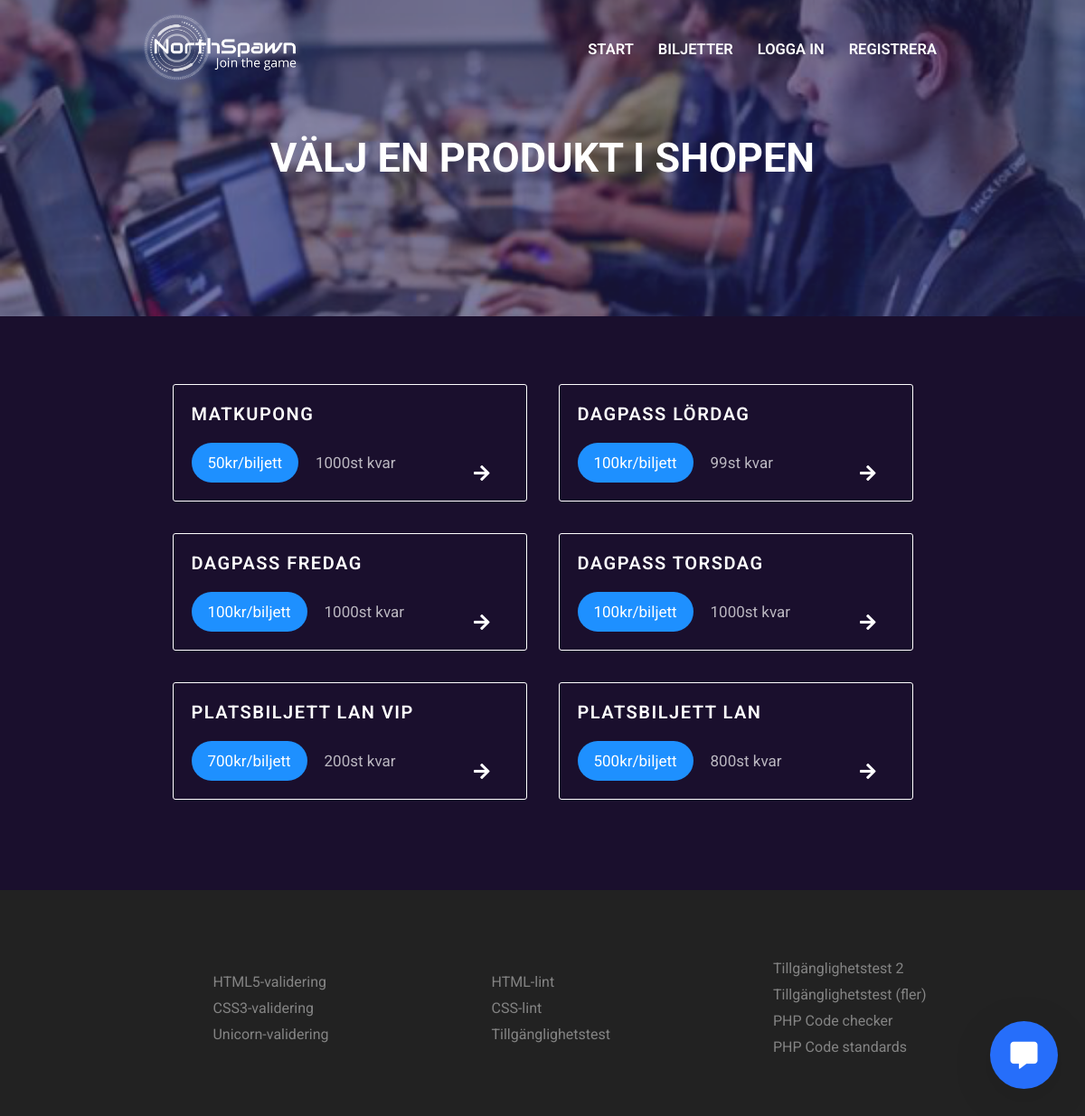
Before: /index.php?pageid=products with the older database file.
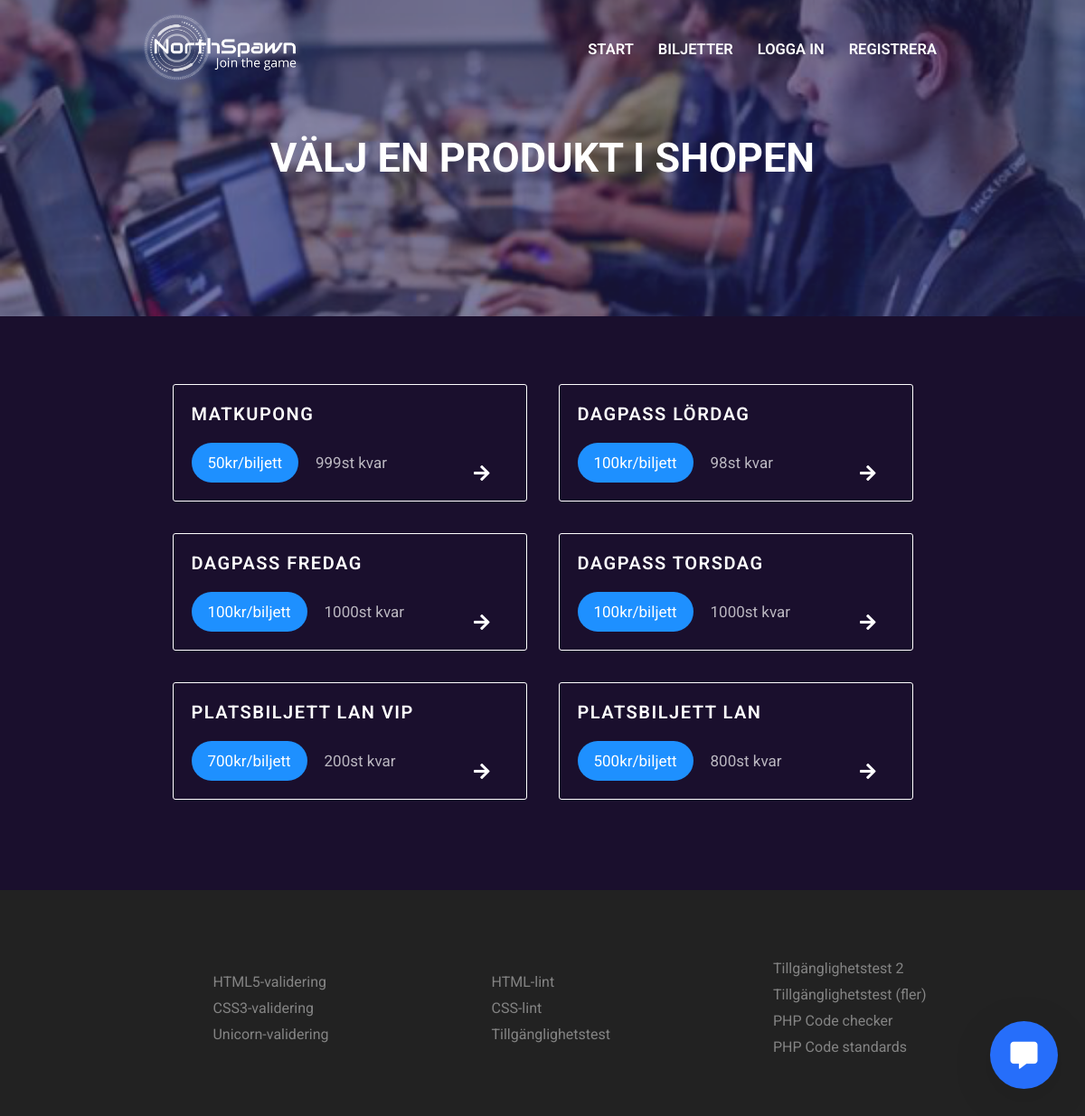
After: the same page with the newer database file.
### tables this page shows
CREATE TABLE products (product_id INTEGER PRIMARY KEY AUTOINCREMENT NOT NULL UNIQUE, product_name VARCHAR UNIQUE NOT NULL, product_cost INTEGER, product_stock INTEGER, product_desc VARCHAR);

### pages/products/products.php (the view, shortened to what this page needs)
<?php
    $stmtProducts = $db->prepare("SELECT * FROM products");
    $stmtProducts->execute();
?>
<div class="content">
    <div class="products">
    <?php
        while($product = $stmtProducts->fetch()){
            echo <<<PRODUCT
            <div class="product" >
                <form method="post" action="index.php?pageid=cart" >
                <h2>{$product['product_name']}</h2>
                <h3>{$product['product_cost']}kr/biljett</h3>
                <h3>{$product['product_stock']}st kvar</h3>
                    <input type="hidden" name="product" value={$product['product_name']}>
                    <input type="hidden" name="product_id" value={$product['product_id']}>
                    <input type="hidden" name="product_cost" value={$product['product_cost']}>
                    <button></button>
                </form>
                <i class="fas fa-arrow-right"></i>
            </div>
PRODUCT;
        }
    ?>
    </div>
</div>

### incs/header/header.php (shortened to what this page needs)
<?php
  if(!isset($_GET['pageid'])){
    $title = "Lan. E-sport. Gaming. Hackathon. Expo. Välkommen till Northspawn";
    $header = "700";
  } elseif ($_GET['pageid'] === 'landing') {
    $title = "Lan. E-sport. Gaming. Hackathon. Expo. Välkommen till Northspawn";
    $header = "700";
  } elseif ($_GET['pageid'] === 'login') {
    $title = "Logga in på Northspawn";
    $header = "350";
  } elseif ($_GET['pageid'] === 'register') {
    $title = "Registrera hos Northspawn";
    $header = "350";
  }  elseif ($_GET['pageid'] === 'feedback') {
    $title = "Northspawn - feedback";
    $header = "350";
  } elseif ($_GET['pageid'] === 'products') {
    $title = "Välj en produkt i shopen";
    $header = "350";
  } elseif ($_GET['pageid'] === 'cart') {
    $title = "Northspawn - Kundvagn";
    $header = "350";
  } elseif ($_GET['pageid'] === 'orders') {
    $title = "Northspawn - Ordrar";
    $header = "250";
  } elseif ($_GET['pageid'] === 'products') {
    $title = "Northspawn - Biljetter";
    $header = "250";
  } elseif ($_GET['pageid'] === 'checkout') {
    $title = "Northspawn - Köp genomfört";
    $header = "300";
  } elseif ($_GET['pageid'] === 'addNews') {
    $title = "Northspawn - Lägg till nyhet";
    $header = "300";
  } elseif ($_GET['pageid'] === 'profile') {
    $title = "Northspawn - Din profil";
    $header = "300";
  }
?>
<!DOCTYPE html>
<html lang="sv">
<head>
</head>
<body>
<nav>
  <ul>
    <div class="left">
      <a href="index.php">
        <img class="logo" src="./imgs/logo_jointhegame_vit.png" alt="Logotyp">
      </a>
    </div>
    <div class="right" >
      <li><a href="index.php">Start</a></li>
      <li><a href="index.php?pageid=products">Biljetter</a></li>
    <?php
      if(!empty($_SESSION['user'])){
        echo <<<MESSAGE
        <li><a href="index.php?pageid=cart">Kundvagn</a></li>
        <li><a href="index.php?pageid=landing&logout=true">Logga ut</a></li>
        <li class="message" ><a href="index.php?pageid=profile">Välkommen {$displayUser}</a></li>
MESSAGE;
        if(!empty($_SESSION['admin'])){
          if($_SESSION['admin'] === 'TRUE'){
            echo <<<EXTRA
            <li><i id="menuBtn" class="fas fa-caret-square-down"></i></li>
            <li><i id="closeBtn" class="fas fa-minus-square"></i></li>
            <div id="menu">
              <ul>
                <li><a href=index.php?pageid=orders>Se ordrar</a></li>
                <li><a href="index.php?pageid=addNews">Lägg till nyhet</a></li>
                <li><a href="index.php?pageid=feedback">Se feedback</a></li>
              </ul>
            </div>
EXTRA;
          } else {
            echo "<a href=index.php?pageid=profile><div class=thumbnail></div></a>";
          }
        }
      } else {
        echo <<<CONTENT
        <li><a href=index.php?pageid=login>Logga in</a></li>
        <li><a href="index.php?pageid=register">Registrera</a></li>
CONTENT;
      }
    ?>
    </div>
  </ul>
</nav>
<div class="header" style="min-height: <?php echo $header; ?>px" >
  <h1><?php echo $title; ?></h1>
</div>

### incs/footer/footer.php (shortened to what this page needs)
<div class="footer" >
  <ul class="left" >
    <li><a target="blank" href="https://www.validator.w3.org">HTML5-validering</a></li>
    <li><a target="blank" href="https://www.jigsaw.w3.org/css-validator">CSS3-validering</a></li>
    <li><a target="blank" href="https://www.validator.w3.org/unicorn">Unicorn-validering</a></li>
  </ul>
  <ul class="center">
    <li><a target="blank" href="http://htmllint.com">HTML-lint</a></li>
    <li><a target="blank" href="http://csslint.net">CSS-lint	</a></li>
    <li><a target="blank" href="http://wave.webaim.org">Tillgänglighetstest</a></li>
  </ul>
   <ul class="right">
    <li><a target="blank" href="http://www.tawdis.net">Tillgänglighetstest 2</a></li>
    <li><a target="blank" href="https://webbriktlinjer.se/testa-din-webbplats/automatiska-testverktyg/ ">Tillgänglighetstest (fler)</a></li>
    <li><a target="blank" href="https://phpcodechecker.com/">PHP Code checker</a></li>
    <li><a target="blank" href="http://www.webcodesniffer.net/">PHP Code standards</a></li>
  </ul>
</div>
</body>
</html>

### index.php (shortened to what this page needs)
<?php
  $db = new PDO("sqlite:Northspawn.db");
  if(!empty($_SESSION['user'])){
    $user_email = $_SESSION['user'];
    $stmt = $db->prepare("SELECT user_firstName FROM users WHERE user_email = '{$user_email}'");
    $stmt->execute();
    $user = $stmt->fetch();
    $displayUser = $user[0];
  } else {
    $displayUser = null;
  }
	if(empty($_GET['pageid']))
	{
    $pageid = "landing";
	}
	else
	{
    $pageid = htmlspecialchars($_GET['pageid']);
  }
  require("incs/header/header.php");
  require("pages/{$pageid}/{$pageid}.php");
  require("incs/footer/footer.php");
  ?>
  <head>
    <link rel="stylesheet" href="https://use.fontawesome.com/releases/v5.0.12/css/solid.css">
    <link rel="stylesheet" href="https://use.fontawesome.com/releases/v5.0.12/css/fontawesome.css">
  </head>
  <div onClick="openWindow()" id="chatWindowBtn"><i class="fas fa-comment-alt"></i></div>

Changed rows visible on the page:
changed products "MATKUPONG": product_stock "1000" → "999"
changed products "DAGPASS LÖRDAG": product_stock "99" → "98"
